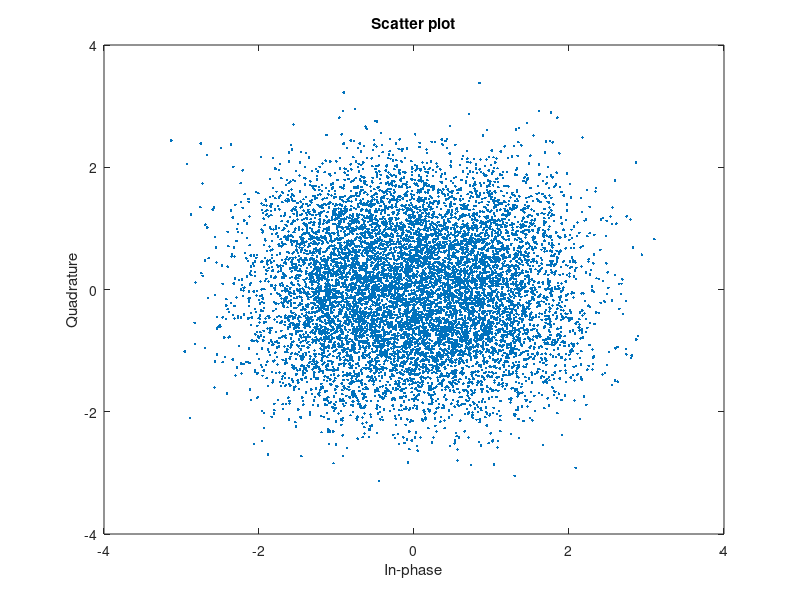
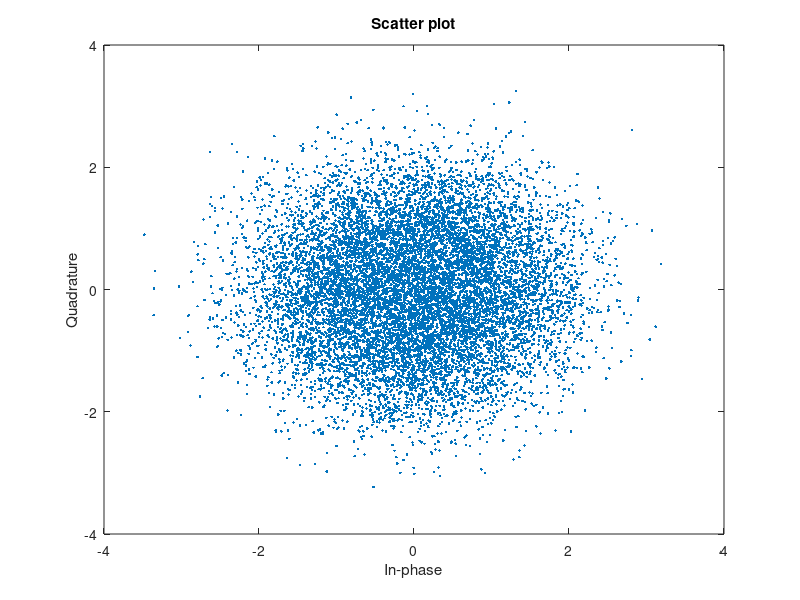
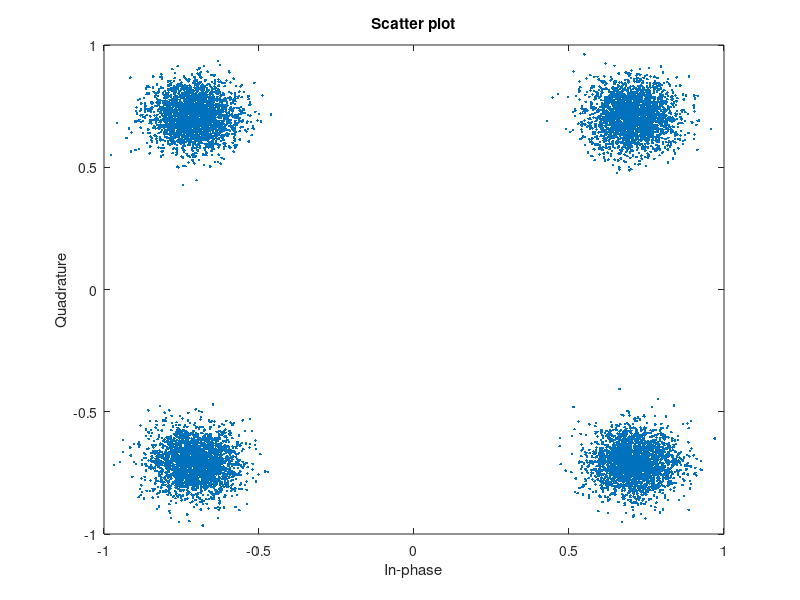
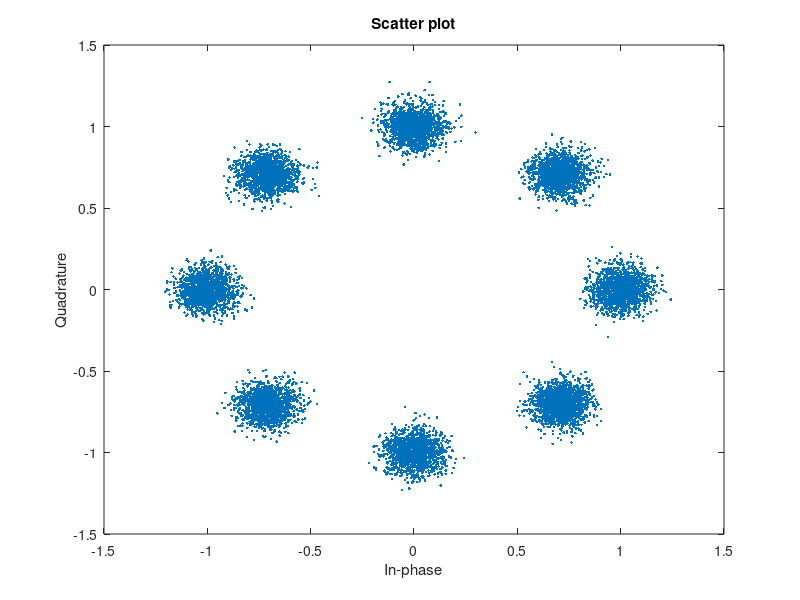

Source code (MATLAB) for these figures, in order: (Note: this script raises an error after producing the figures.)
% V1.0.4
% This coding is for finding common location elements of QPSK and 8PSK
% under 0dB

clear;
clc;


int8 tmp_comp_R;
int8 tmp_comp_I;
int8 tmp_large_R;
int8 tmp_large_I;
int8 tmp_large;
%this 4 integers are for scales of constellation

int8 XY_scale;
%declare larger one between X and Y to decide the scale of constellation

double grid_scale;
%declare grid scare to measure the weights square

int8 XY_length;
%declare the length of X&Y, XY_length = XY_scale / grid_scale

int8 sample_no;
%declare the number of samples

%set the accuracy
grid_scale=1/10;

sample_no=1000;
noise=0;



%BPSK, QPSK, 8PSK and 16PSK constellation
for i=1:4

    M=2^i;

% Generate random data symbols, and then apply QPSK modulation.


    if (M==2)
       

    elseif (M==4)
       
        data = randi([0 M-1],10*sample_no,1);
        txSig = pskmod(data,M,pi/M);
    elseif (M==8)
        
        data = randi([0 M-1],12*sample_no,1);
        txSig = pskmod(data,M,0);

    end
    
    
    %Pass the signal through white noise and plot its constellation.
    
    

    if i==1
    elseif i==2
        rxSig_4PSK = awgn(txSig,noise);
        scatterplot(rxSig_4PSK)
    elseif i==3
        rxSig_8PSK = awgn(txSig,noise);
        scatterplot(rxSig_8PSK)        
    end
    

end





%get the largest imaginary part and real part of the signal
XY_scale=5;




%get the no. of grid in horizental and vertical
XY_length=XY_scale/grid_scale;

%array does not accept 0 or negatives, so we have to get all parts in
%positive
rxSig_4PSK_tmp=rxSig_4PSK+XY_scale+XY_scale*1i;
rxSig_8PSK_tmp=rxSig_8PSK+XY_scale+XY_scale*1i;


%set the weights arry
weights_4PSK=zeros(2*XY_length);
weights_8PSK=zeros(2*XY_length);



%Noted! X and Y in coordinates are different from C++


%use a*sample number, a is needed figure calculated


for b=1:10*sample_no 
    
    %if there is an point in the grid, then weight of this grade will +1
    if ((real(rxSig_4PSK_tmp(b))<=2*XY_scale) && (imag(rxSig_4PSK_tmp(b))<=2*XY_scale) && (real(rxSig_4PSK_tmp(b))>0) && (imag(rxSig_4PSK_tmp(b))>0))
        weights_4PSK(round(real(rxSig_4PSK_tmp(b))/grid_scale),round(imag(rxSig_4PSK_tmp(b))/grid_scale))=weights_4PSK(round(real(rxSig_4PSK_tmp(b))/grid_scale),round(imag(rxSig_4PSK_tmp(b))/grid_scale))+1;
    end
end

for b=1:12*sample_no 
    
    %if there is an point in the grid, then weight of this grade will +1
    if ((real(rxSig_8PSK_tmp(b))<=2*XY_scale) && (imag(rxSig_8PSK_tmp(b))<=2*XY_scale) && (real(rxSig_8PSK_tmp(b))>0) && (imag(rxSig_8PSK_tmp(b))>0))
        weights_8PSK(round(real(rxSig_8PSK_tmp(b))/grid_scale),round(imag(rxSig_8PSK_tmp(b))/grid_scale))=weights_8PSK(round(real(rxSig_8PSK_tmp(b))/grid_scale),round(imag(rxSig_8PSK_tmp(b))/grid_scale))+1;
    end
end







%BPSK, QPSK, 8PSK and 16PSK constellation
for i=1:4

    M=2^i;

% Generate random data symbols, and then apply QPSK modulation.


    if (M==2)


    elseif (M==4)
       
        data = randi([0 M-1],10*sample_no,1);
        txSig = pskmod(data,M,pi/M);
    elseif (M==8)
        
        data = randi([0 M-1],12*sample_no,1);
        txSig = pskmod(data,M,0);

    end
    
    
    %Pass the signal through white noise and plot its constellation.
    
    

    if i==1
    elseif i==2
        rxSig_4PSK = awgn(txSig,20);
        scatterplot(rxSig_4PSK)
    elseif i==3
        rxSig_8PSK = awgn(txSig,20);
        scatterplot(rxSig_8PSK)        
    end
    

end




%get the largest imaginary part and real part of the signal

tmp_large=[
    max(abs(real(rxSig_4PSK)))
    max(abs(real(rxSig_8PSK)))
    max(abs(imag(rxSig_4PSK)))
    max(abs(imag(rxSig_8PSK)))

];



%array does not accept 0 or negatives, so we have to get all parts in
%positive
rxSig_4PSK_tmp=rxSig_4PSK+XY_scale+XY_scale*1i;
rxSig_8PSK_tmp=rxSig_8PSK+XY_scale+XY_scale*1i;


%set the weights arry
weights_4PSK_20=zeros(2*XY_length);
weights_8PSK_20=zeros(2*XY_length);


%Noted! X and Y in coordinates are different from C++


%use a*sample number, a is needed figure calculated
for b=1:10*sample_no 
    
    %if there is an point in the grid, then weight of this grade will +1
    if ((real(rxSig_4PSK_tmp(b))<=2*XY_scale) && (imag(rxSig_4PSK_tmp(b))<=2*XY_scale) && (real(rxSig_4PSK_tmp(b))>0) && (imag(rxSig_4PSK_tmp(b))>0))
        weights_4PSK_20(round(real(rxSig_4PSK_tmp(b))/grid_scale),round(imag(rxSig_4PSK_tmp(b))/grid_scale))=weights_4PSK_20(round(real(rxSig_4PSK_tmp(b))/grid_scale),round(imag(rxSig_4PSK_tmp(b))/grid_scale))+1;
    end
end

for b=1:12*sample_no 
    
    %if there is an point in the grid, then weight of this grade will +1
    if ((real(rxSig_8PSK_tmp(b))<=2*XY_scale) && (imag(rxSig_8PSK_tmp(b))<=2*XY_scale) && (real(rxSig_8PSK_tmp(b))>0) && (imag(rxSig_8PSK_tmp(b))>0))
        weights_8PSK_20(round(real(rxSig_8PSK_tmp(b))/grid_scale),round(imag(rxSig_8PSK_tmp(b))/grid_scale))=weights_8PSK_20(round(real(rxSig_8PSK_tmp(b))/grid_scale),round(imag(rxSig_8PSK_tmp(b))/grid_scale))+1;
    end
end







clc;
count_8=0;
count_4=0;
count_4_8=0;
count_4_8_T_I_combine=0;

weights_4_8_Combined=zeros(100,100);
weights_4_8_T_I_combine=zeros(100,100);
z=1;
for x=1:100
    for y=1:100
        if (weights_8PSK(x,y)~=0)
            count_8=count_8+1;
            rf_8(count_8)=(x-50)/10+(y-50)/10*j;
        end
        if (weights_4PSK(x,y)~=0)
            count_4=count_4+1;
            rf_4(count_4)=(x-50)/10+(y-50)/10*j;
        end
        

        if (weights_8PSK(x,y)~=0  && weights_4PSK(x,y)~=0 )
            
            count_4_8=count_4_8+1;
            weights_4_8_Combined(x,y)=weights_4PSK(x,y)-weights_8PSK(x,y);
            rf_combined(count_4_8) = (x-50)/10+(y-50)/10*j;
            
            
        end
        

    
    
    end
end
scatterplot(rf_4);
axis([-3 3 -3 3]);
title("QPSK Matrix Scatter Plot");
scatterplot(rf_8);
axis([-3 3 -3 3]);
title("8PSK Matrix Scatter Plot");
scatterplot(rf_combined);
axis([-3 3 -3 3]);
title("QPSK&8PSK Common Points Matrix Scatter Plot");

count_4
count_8
count_4_8
sum_of_0dB_common_elements=sum(weights_4_8_Combined,"all")

